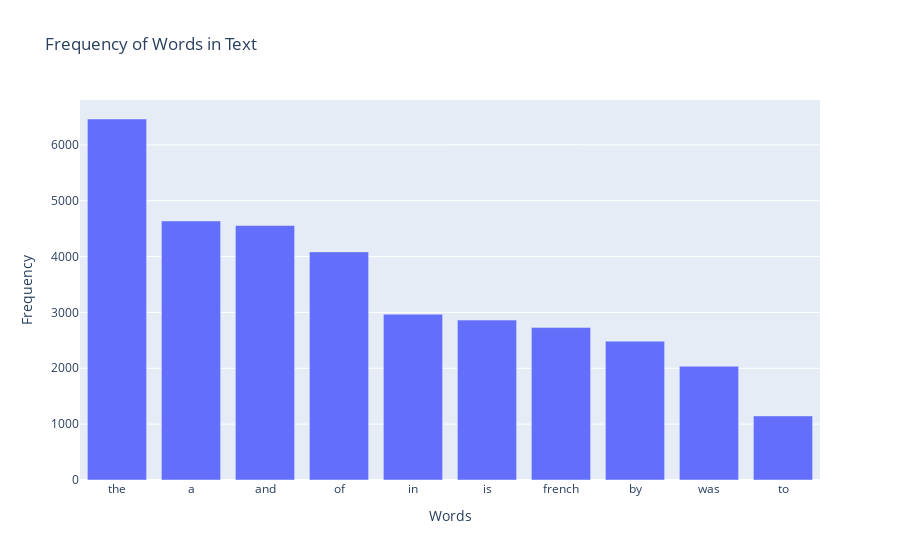

The notebook cell saved with this chart:
### Code cell
# Concatenate text data from the column
text_data = ' '.join(language['filled_sentence'])

# Generate word cloud
wordcloud = WordCloud(width=800, height=400, background_color='white').generate(text_data)

# Plot word cloud
plt.figure(figsize=(10, 5))
plt.imshow(wordcloud, interpolation='bilinear')
plt.axis('off')
plt.show()

# Tokenize the text into words
words = text_data.lower().split()

# Count the frequency of each word
word_freq = Counter(words)

# Sort by frequency in descending order
top_words = word_freq.most_common(10)

# Extract words and frequencies for plotting
words = [pair[0] for pair in top_words]
frequencies = [pair[1] for pair in top_words]

# Plotting the bar plot
fig = go.Figure(data=[go.Bar(x=words, y=frequencies)])

fig.update_layout(title='Frequency of Words in Text',
                  xaxis_title='Words',
                  yaxis_title='Frequency')

fig.show()

### Figure 1 — Plotly figure (JSON) as saved in the notebook; plotly's stock layout.template omitted (floating-point values rounded to 4 significant figures)
{"data": [{"type": "bar", "x": ["the", "a", "and", "of", "in", "is", "french", "by", "was", "to"], "y": [6463, 4638, 4556, 4084, 2968, 2863, 2729, 2485, 2036, 1147]}], "layout": {"title": {"text": "Frequency of Words in Text"}, "xaxis": {"title": {"text": "Words"}}, "yaxis": {"title": {"text": "Frequency"}}}}
